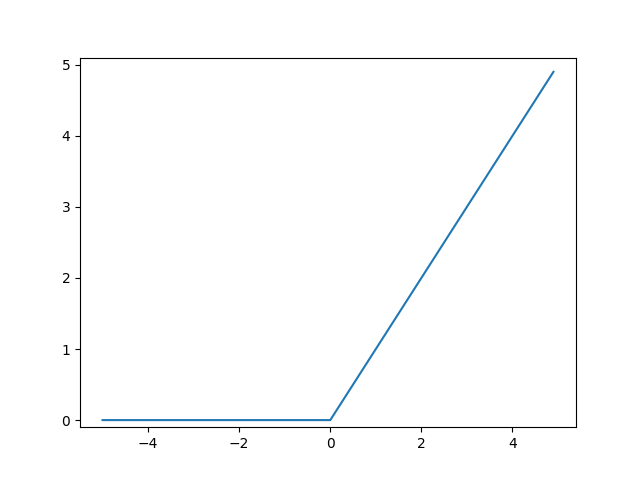

Source code (Python):
import numpy as np
import matplotlib.pylab as plt

def step_function(x):
    return np.array(x>0, dtype=np.int)

def sigmoid(x):
    return 1/(1+np.exp(-x))

def relu(x):
    return np.maximum(0,x)

x = np.arange(-5.0, 5.0, 0.1)
#y = step_function(x)
#y = sigmoid(x)
y = relu(x)
plt.plot(x,y)
#plt.ylim(-0.1, 1.1)
#plt.savefig('step.png')
#plt.savefig('sigmoid.png')

plt.ylim(-0.1, 5.1)
plt.savefig('relu.png')
#plt.show()